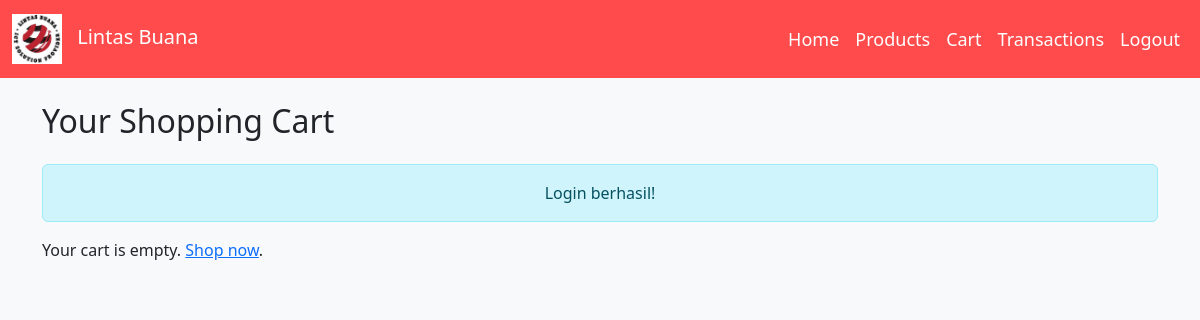
Page /cust/cart.php (signed in) on the earlier database version.
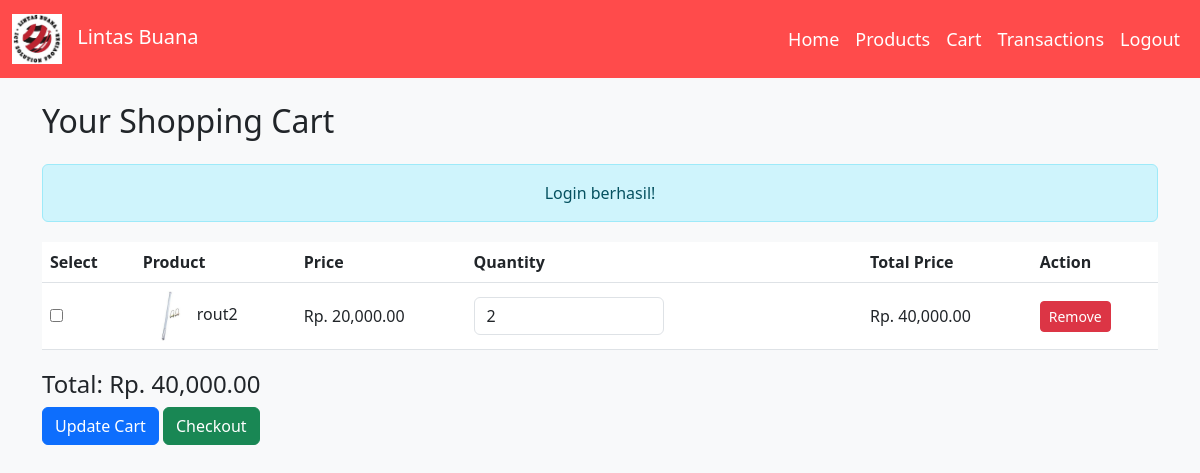
Same page on the later database version.
### tables this page shows
CREATE TABLE `cart_items` (
  `cart_item_id` int(11) NOT NULL,
  `cart_id` int(11) DEFAULT NULL,
  `product_id` int(11) DEFAULT NULL,
  `quantity` int(11) DEFAULT 1,
  `total_price` decimal(10,2) DEFAULT NULL
);

CREATE TABLE `product` (
  `product_id` int(11) NOT NULL,
  `product_name` varchar(100) NOT NULL,
  `product_price` decimal(10,2) NOT NULL,
  `product_description` text DEFAULT NULL,
  `category_id` int(11) DEFAULT NULL,
  `product_image` varchar(255) NOT NULL,
  `product_stock` int(11) DEFAULT NULL
);

### cust/cart.php (the view, shortened to what this page needs)
<?php
include 'config.php';
$customer_id = $_SESSION['customer_id'];
$queryCart = "SELECT ci.cart_item_id, ci.quantity, ci.total_price, p.product_name, p.product_price, p.product_image
              FROM cart_items ci
              JOIN product p ON ci.product_id = p.product_id
              JOIN cart c ON ci.cart_id = c.cart_id
              WHERE c.customer_id = '$customer_id'";
$resultCart = mysqli_query($conn, $queryCart);
$totalPrice = 0;
if (mysqli_num_rows($resultCart) > 0) {
    while ($item = mysqli_fetch_assoc($resultCart)) {
        $totalPrice += $item['total_price'];
    }
}
mysqli_data_seek($resultCart, 0);
?>
<!DOCTYPE html>
<html lang="en">
<head>
    <link href="style.css" rel="stylesheet">
    <link href="https://cdn.jsdelivr.net/npm/bootstrap@5.3.0-alpha1/dist/css/bootstrap.min.css" rel="stylesheet">
</head>
<body>
<header>
        <nav class="navbar navbar-expand-lg navbar-dark">
            <div class="container-fluid">
                <a class="navbar-brand" href="">
                    <img src="images/logo.jpg" alt="Logo"> Lintas Buana
                </a>
                <div class="collapse navbar-collapse" id="navbarNav">
                    <ul class="navbar-nav ms-auto">
                        <li class="nav-item">
                            <a class="nav-link active" aria-current="page" href="index.php">Home</a>
                        </li>
                        <li class="nav-item">
                            <a class="nav-link" href="products.php">Products</a>
                        </li>
                        <?php if(isset($_SESSION['username'])): ?>
                            <li class="nav-item">
                                <a class="nav-link" href="cart.php">Cart</a>
                            </li>
                            <li class="nav-item">
                                <a class="nav-link" href="transaction_history.php">Transactions</a>
                            </li>
                            <li class="nav-item">
                                <a class="nav-link" href="logout.php">Logout</a>
                            </li>
                        <?php endif; ?>
                    </ul>
                </div>
            </div>
        </nav>
    </header>
    <div class="container">
        <h2 class="my-4">Your Shopping Cart</h2>
        <?php
        if (isset($_SESSION['alert'])) {
            echo '<div class="alert alert-info text-center" role="alert">' . $_SESSION['alert'] . '</div>';
        }
        ?>
        <?php if (mysqli_num_rows($resultCart) > 0): ?>
            <form action="cart.php" method="POST">
                <table class="table cart-table">
                    <thead>
                        <tr>
                            <th>Select</th>
                            <th>Product</th>
                            <th>Price</th>
                            <th>Quantity</th>
                            <th>Total Price</th>
                            <th>Action</th>
                        </tr>
                    </thead>
                    <tbody>
                        <?php while ($item = mysqli_fetch_assoc($resultCart)): ?>
                            <tr>
                                <td>
                                    <input type="checkbox" name="selected_items[]" value="<?php echo $item['cart_item_id']; ?>">
                                </td>
                                <td>
                                    <img src="<?php echo $item['product_image']; ?>" alt="<?php echo $item['product_name']; ?>" width="50">
                                    <?php echo $item['product_name']; ?>
                                </td>
                                <td>Rp. <?php echo number_format($item['product_price'], 2); ?></td>
                                <td>
                                    <input type="number" name="quantity[<?php echo $item['cart_item_id']; ?>]" value="<?php echo $item['quantity']; ?>" min="1" class="form-control w-50">
                                </td>
                                <td>Rp. <?php echo number_format($item['total_price'], 2); ?></td>
                                <td>
                                    <form action="cart.php" method="POST" style="display:inline;">
                                        <button type="submit" class="btn btn-danger btn-sm">Remove</button>
                                    </form>
                                </td>
                            </tr>
                        <?php endwhile; ?>
                    </tbody>
                </table>
                <div class="cart-footer">
                    <h4>Total: Rp. <?php echo number_format($totalPrice, 2); ?></h4>
                    <button type="submit" class="btn btn-primary">Update Cart</button>
                    <button type="submit" formaction="checkout.php" class="btn btn-success">Checkout</button>
                </div>
            </form>
        <?php else: ?>
            <p>Your cart is empty. <a href="products.php">Shop now</a>.</p>
        <?php endif; ?>
    </div>
</body>
</html>

Differences in the rows shown:
added cart_items: product.product_image (picture), product.product_name "rout2", product.product_price "20,000.00", quantity "2", total_price "40,000.00"
Other differences:
$totalPrice: (not shown) → "40,000.00"
text no longer shown: "Your cart is empty. Shop now ."
text now shown: "Select Product Price Quantity Total Price Action Total: Rp. Update Cart Checkout"
